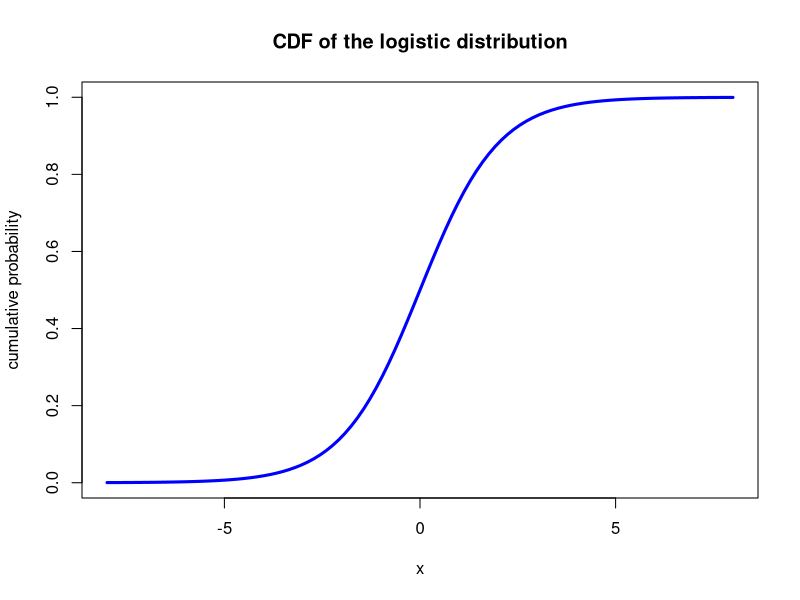
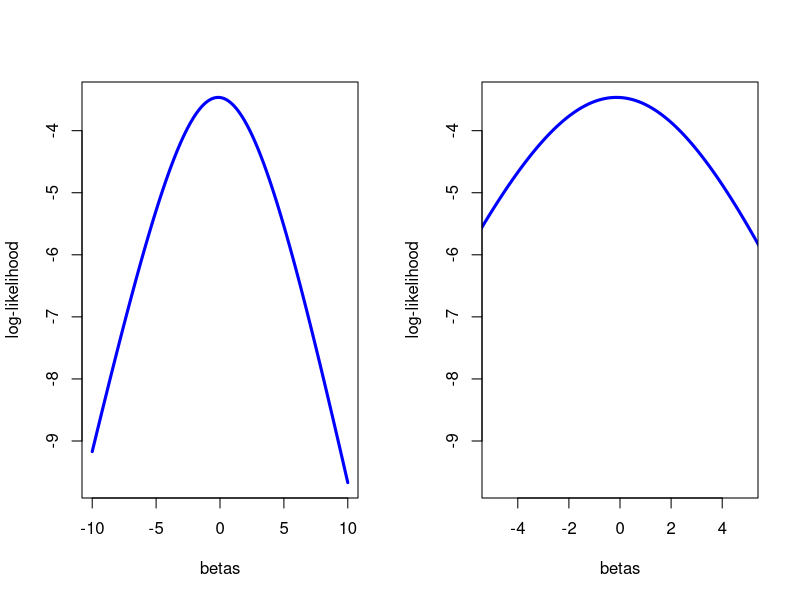
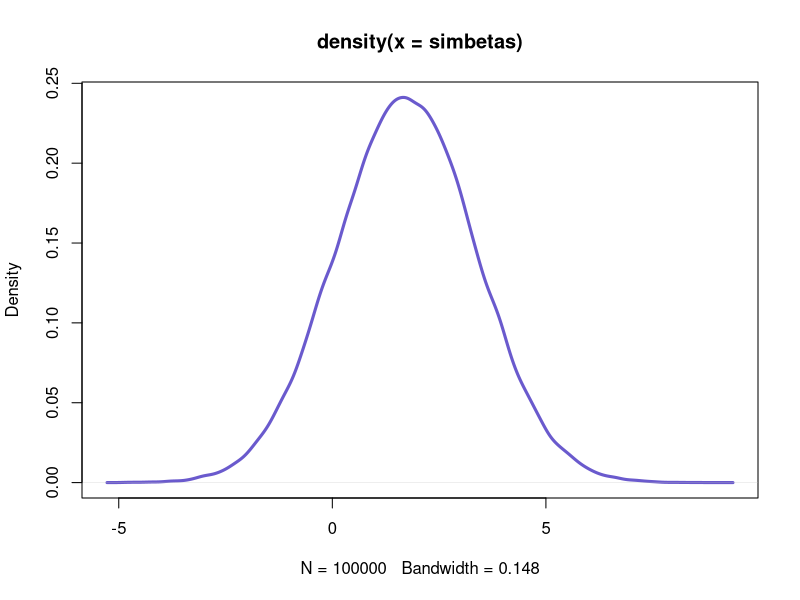
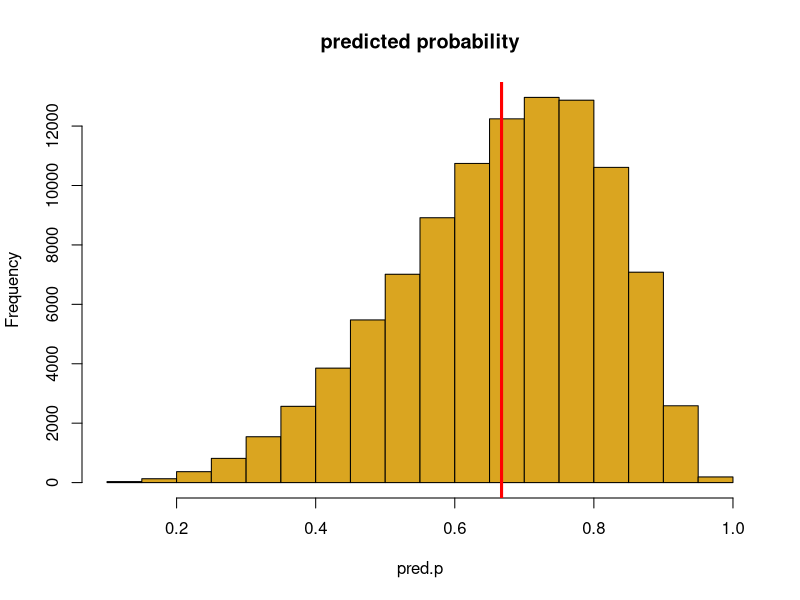
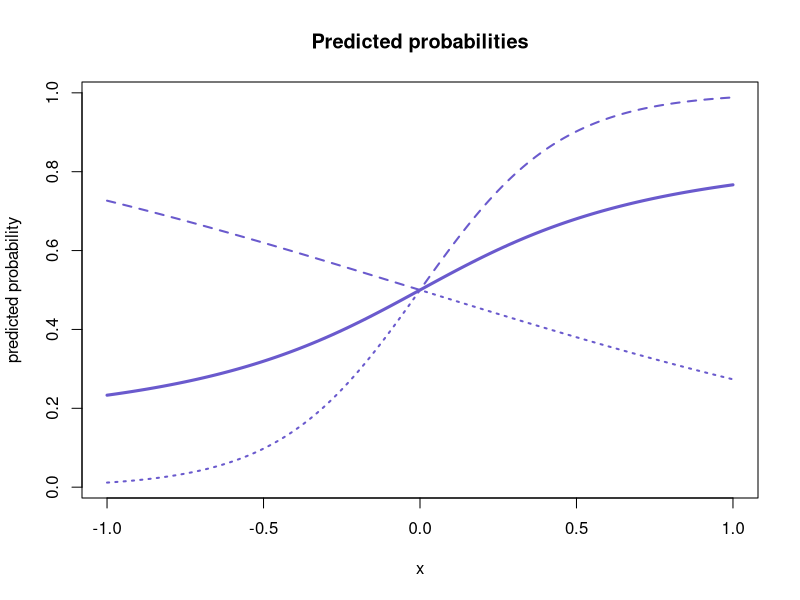

Reproduce these figures in R, in order.
## ---- chunk 1
logistic <- function(x){ exp(x) / (1 + exp(x)) }

## ---- chunk 2

curve(logistic(x), xlim=c(-8, 8), xlab="x", main="CDF of the logistic distribution",
      ylab="cumulative probability", col="blue", lwd=3)

## ---- chunk 3

Y <- c(1, 0, 1, 0, 0, 1, 1)
x <- c(.5, .3, .45, .4, .25, .7, .9)

cbind(Y, x)

## ---- chunk 4

LL <- function(beta, x, y){
    
    odds <- beta * x
    
    rate <- 1 / (1 + exp(-odds))
    
    sum( y * log(rate) + (1 - y) * log(1 - rate) )
}

## ---- chunk 5

LL_example <- function(x){
    
    odds <- x * c(.5, .3, .4, .4, .25) # here x is a placeholder for our vector of betas
    
    rate <- 1 / (1 + exp(-odds))
    
    y <- c(1, 0, 1, 0, 0)
    
    sum(ifelse(y==1, log(rate), log(1 - rate)))
    
}

betas <- seq(-10, 10, by=.01)
ll_betas <- unlist(lapply(betas, FUN=LL_example)) # no intercept here

## ---- chunk 6

par(mfrow=c(1,2))
plot(betas, ll_betas, col="blue", type="l", lwd=3, ylab="log-likelihood")
plot(betas, ll_betas, col="blue", type="l", lwd=3, ylab="log-likelihood", xlim=c(-5, 5))

## ---- chunk 7

beta.start <- 0
out  <-  optim(beta.start, 
            fn=LL,
            x=x,y=Y,
            hessian=T,
            method="L-BFGS-B", # stands for "Limited-memory Broyden-Fletcher-Goldfarb-Shanno"
            control=list(fnscale=-1))
out

## ---- chunk 8

mle <- out$par
mle

glm(Y~0+x, family=binomial(logit))

## ---- chunk 9
vcov <- -solve(out$hessian)
## ---- chunk 10
se<- sqrt(diag(vcov))
se
## ---- chunk 11

simbetas <- rnorm(100000, mle, sqrt(vcov)) 
par(mfrow=c(1,1))
plot(density(simbetas), col="slateblue", lwd=3)
## ---- chunk 12

new_obs <- .45 # our new data point

cov <- simbetas * new_obs
pred.p <- 1 / (1+exp(-cov))
mean(pred.p)


hist(pred.p, col="goldenrod", main="predicted probability")
abline(v=mean(pred.p), col="red", lwd=3)

quantile(pred.p, probs = c(0.25, 0.75))

## ---- chunk 13

# for the binomial distribution, the expected value equals 
# the rate, so to get the expected value we can just take
# the expectation of the predicted probabilities (for other
# distributions this might not hold, and we might want to 
# do the simulation of the stochastic component as well)
# so here we could just do
mean(pred.p)

## ---- chunk 14

new_obs
new_obs.better <- 0.65

cov <- simbetas * new_obs.better
pred.p.2 <- 1 / (1 + exp(-cov))

# to get the expected value, here we can again just take the 
# mean of the predicted probabilities
mean(pred.p.2)


#now lets get the first difference
firs.diff <- mean(pred.p.2) - mean(pred.p)
firs.diff 
## ---- chunk 15
# Let's take values of X from -1 to 1
x_sim <- seq(-1, 1, by=.01)

pred.prob <- matrix(NA, length(x_sim), 3)

for(i in 1:length(x_sim)){

    cov <- simbetas * x_sim[i]
    pred.p <- 1/(1+exp(-cov))
    
    pred.prob[i,1] <- mean(pred.p)
    
    # And we can simulate 90% CIs: 
    pred.prob[i,2] <- quantile(pred.p, probs=.05) # lower CI
    pred.prob[i,3] <- quantile(pred.p, probs=.95) # upper CI
}

head(pred.prob)
## ---- chunk 16

plot(x_sim, pred.prob[,1], 
     col="slateblue", type="l", 
     lty=1, lwd=3, main="Predicted probabilities",
     xlab="x", ylab="predicted probability", ylim=c(min(pred.prob), max(pred.prob)))
lines(x_sim,pred.prob[,2], col="slateblue", type="l", lty=3, lwd=2 )
lines(x_sim,pred.prob[,3], col="slateblue", type="l", lty=2, lwd=2 )


